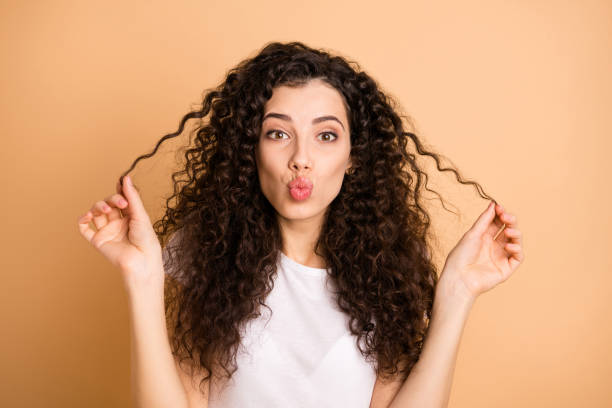
#> input picture Data/woman.jpg, 612 x 408 px, found by its file name
$ python arithmeticOperations.py
#> lines starting #> are read from the running program, lines starting #| are printed output that depends on the picture; after the words box and inside, x2 and y2 are one past the last pixel; in counts of white or black regions, pixels touching at a corner belong together; pictures that were not available may be replaced by others from this repository, and a replacement may not be noted
# Image Addition
# You can add two images with the OpenCV function, cv.add(), or simply by the numpy operation res = img1 + img2. Both
# images should be of same depth and type, or the second image can just be a scalar value.
# There is a difference between OpenCV addition and Numpy addition. OpenCV addition is a saturated operation while
# Numpy addition is a modulo operation.
import numpy as np
import cv2 as cv

x = np.uint8([250])
y = np.uint8([10])

print(x + y)
print(cv.add(x, y))

img1 = cv.imread("Data\\woman.jpg")
#> img1 is the input picture: shape (408, 612, 3); mean B, G, R 113.3, 149.1, 196.6
img2 = cv.imread("Data\\couple.jpeg")
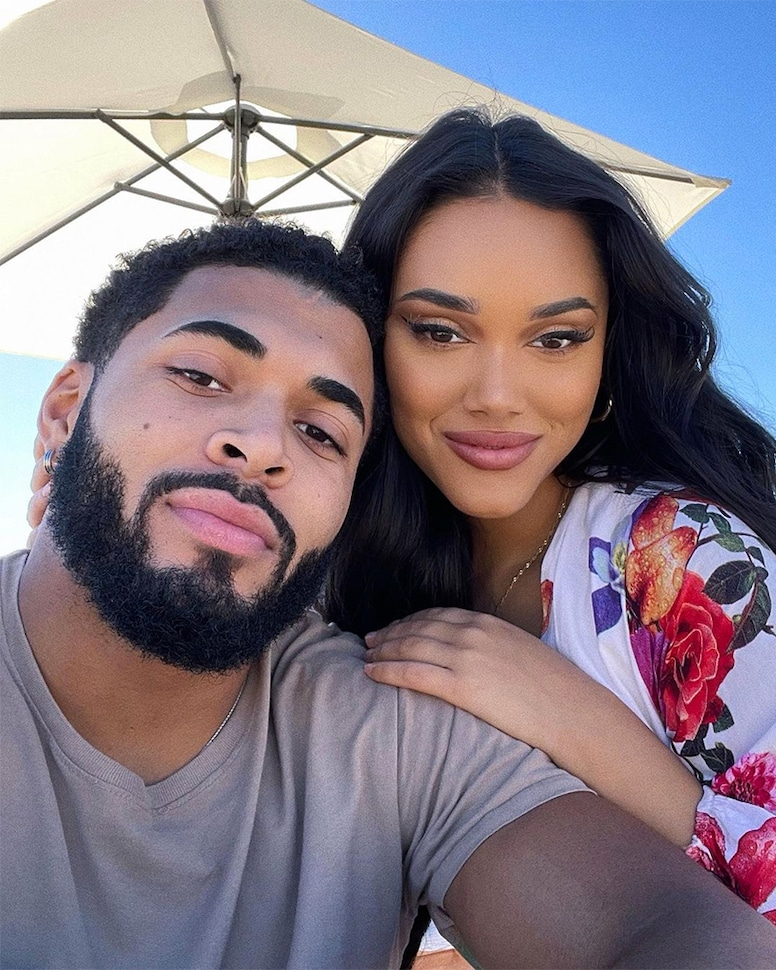
#> input picture Data/couple.jpg, 776 x 970 px, given in place of couple.jpeg, which was not available
#> img2 is the input picture: shape (970, 776, 3); mean B, G, R 130.7, 119.3, 130

# make second image same shape as img1. That is necessarily
img2 = img2[0:500, 0:500]
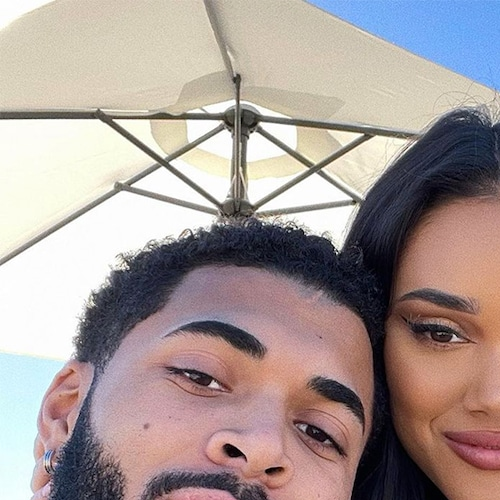
#> img2: shape (500, 500, 3); mean B, G, R 151.1, 153.7, 167.3

# dst = α ⋅ img1 + β ⋅ img2 + γ, where is alpha and beta is transparency coefficients
# dst = cv.addWeighted(img1, 0.5, img2, 0.5, 0)

# cv.imshow('dst', dst)


# Bitwise Operations
# This includes the bitwise AND, OR, NOT, and XOR operations. They will be highly useful while extracting any part of
# the image (as we will see in coming chapters), defining and working with non-rectangular ROI's, and etc. Below we
# will see an example of how to change a particular region of an image.
# I want to put the OpenCV logo above an image. If I add two images, it will change the color. If I blend them, I get a
# transparent effect. But I want it to be opaque. If it was a rectangular region, I could use ROI as we did in the last
# chapter. But the OpenCV logo is a not a rectangular shape. So you can do it with bitwise operations as shown below:
# So I create a ROI
rows, cols, channels = img2.shape
#> rows = 500; cols = 500; channels = 3

roi = img1[0:rows, 0:cols]
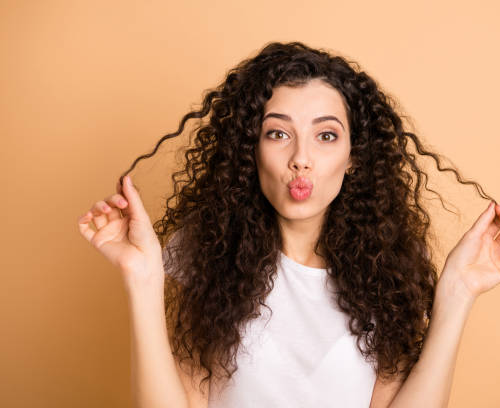
#> roi: shape (408, 500, 3); mean B, G, R 105.4, 139, 184.9

# Now create a mask and create its inverse mask also
img2gray = cv.cvtColor(img2, cv.COLOR_BGR2GRAY)
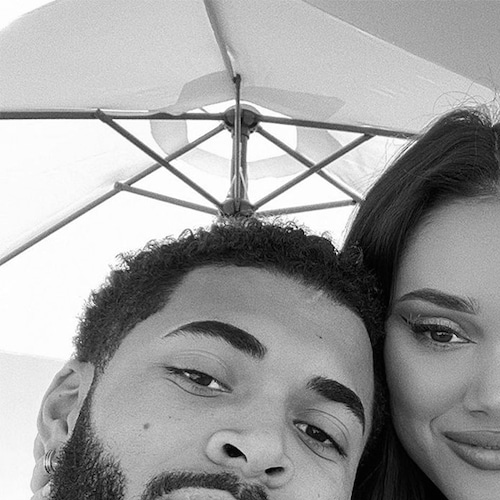
#> img2gray: shape (500, 500); min 0, max 255, mean 157.5

ret, mask = cv.threshold(img2gray, 10, 255, cv.THRESH_BINARY)
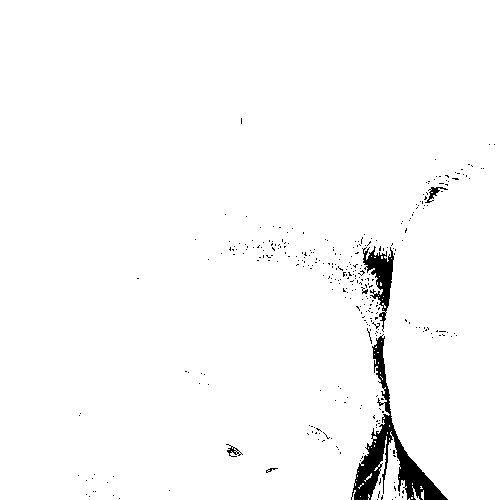
#> mask: shape (500, 500); 97.9% white; 329 black regions (323 under 20 px), largest, box (x1, y1, x2, y2) and area: (351, 334, 448, 500) 3371, (362, 246, 394, 332) 1032, (425, 187, 448, 203) 107, (226, 444, 243, 457) 74, (266, 468, 278, 473) 24, (361, 287, 368, 294) 23

mask_inv = cv.bitwise_not(mask)

# Now black-out the area of logo in ROI
#> (the run stopped early here; a loop or call above may not have finished)
